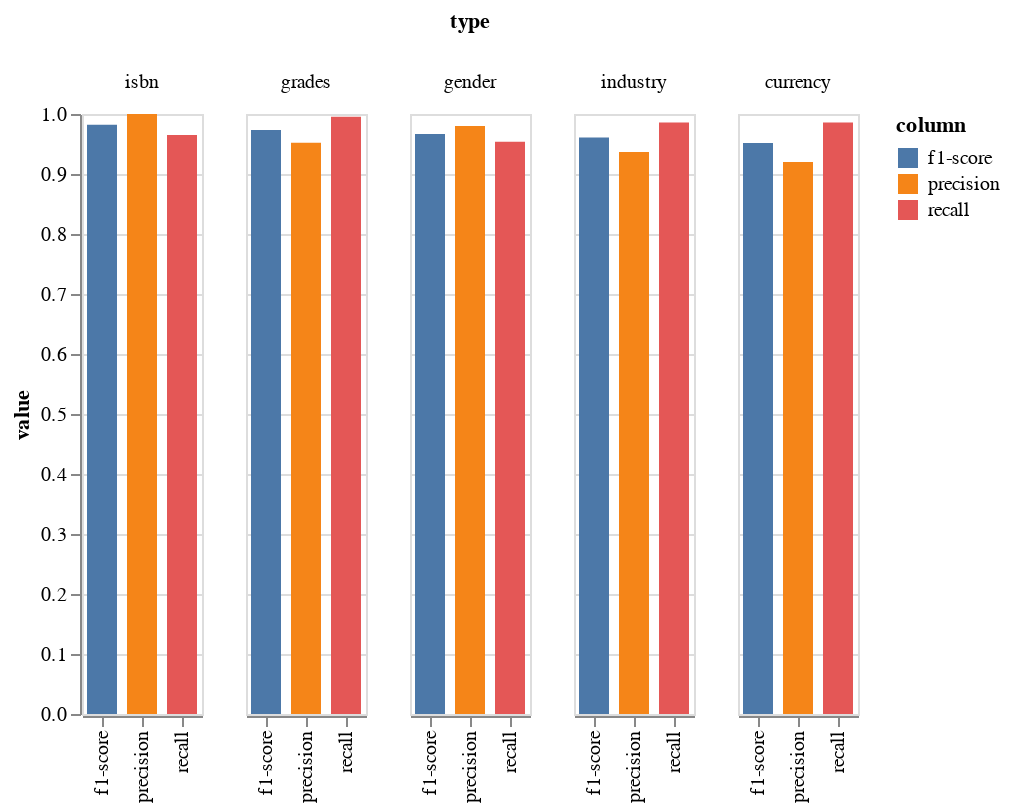

Source (notebook cell):
### Code cell
alt.Chart(sherlock_top_5_df.reset_index()).transform_fold(
        ['precision', 'recall', 'f1-score'],
      as_=['column', 'value']
    ).mark_bar(size=15).encode(
    column=alt.Column('type:O', sort=alt.EncodingSortField(
                field="f1-score",  
                order="descending")),
    x = alt.X('column:N',
              title = '',
              ),
    y=alt.Y('value:Q'),
    color='column:N'
)

### Figure 1 — Vega-Lite specification as saved in the notebook (floating-point values rounded to 4 significant figures)
{"config": {"view": {"continuousWidth": 400, "continuousHeight": 300}}, "data": {"name": "data-cad7f88ba11d9b49eca15e932769aaed"}, "mark": {"type": "bar", "size": 15}, "encoding": {"color": {"field": "column", "type": "nominal"}, "column": {"field": "type", "sort": {"field": "f1-score", "order": "descending"}, "type": "ordinal"}, "x": {"field": "column", "title": "", "type": "nominal"}, "y": {"field": "value", "type": "quantitative"}}, "transform": [{"fold": ["precision", "recall", "f1-score"], "as": ["column", "value"]}], "$schema": "https://vega.github.io/schema/vega-lite/v4.17.0.json", "datasets": {"data-cad7f88ba11d9b49eca15e932769aaed": [{"type": "isbn", "precision": 1.0, "recall": 0.9649, "f1-score": 0.9821, "support": 228}, {"type": "grades", "precision": 0.952, "recall": 0.9954, "f1-score": 0.9732, "support": 219}, {"type": "gender", "precision": 0.98, "recall": 0.9539, "f1-score": 0.9668, "support": 564}, {"type": "industry", "precision": 0.9368, "recall": 0.9857, "f1-score": 0.9606, "support": 421}, {"type": "currency", "precision": 0.92, "recall": 0.9857, "f1-score": 0.9517, "support": 70}]}}
